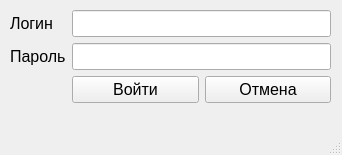
<?xml version="1.0" encoding="UTF-8"?>
<ui version="4.0">
 <class>MainWindow</class>
 <widget class="QMainWindow" name="MainWindow">
  <property name="geometry">
   <rect>
    <x>0</x>
    <y>0</y>
    <width>342</width>
    <height>155</height>
   </rect>
  </property>
  <property name="windowTitle">
   <string>MainWindow</string>
  </property>
  <widget class="QWidget" name="centralwidget">
   <widget class="QWidget" name="formLayoutWidget_2">
    <property name="geometry">
     <rect>
      <x>10</x>
      <y>10</y>
      <width>321</width>
      <height>93</height>
     </rect>
    </property>
    <layout class="QFormLayout" name="formLayout_2">
     <item row="0" column="0">
      <widget class="QLabel" name="label">
       <property name="font">
        <font>
         <pointsize>12</pointsize>
        </font>
       </property>
       <property name="text">
        <string>&lt;html&gt;&lt;head/&gt;&lt;body&gt;&lt;p&gt;&lt;span style=&quot; font-size:12pt;&quot;&gt;Логин&lt;/span&gt;&lt;/p&gt;&lt;/body&gt;&lt;/html&gt;</string>
       </property>
      </widget>
     </item>
     <item row="0" column="1">
      <widget class="QLineEdit" name="LoginLine">
       <property name="font">
        <font>
         <pointsize>12</pointsize>
        </font>
       </property>
      </widget>
     </item>
     <item row="1" column="1">
      <widget class="QLineEdit" name="PasswordLine">
       <property name="font">
        <font>
         <pointsize>12</pointsize>
        </font>
       </property>
      </widget>
     </item>
     <item row="1" column="0">
      <widget class="QLabel" name="label_2">
       <property name="font">
        <font>
         <pointsize>12</pointsize>
        </font>
       </property>
       <property name="text">
        <string>&lt;html&gt;&lt;head/&gt;&lt;body&gt;&lt;p&gt;&lt;span style=&quot; font-size:12pt;&quot;&gt;Пароль&lt;/span&gt;&lt;/p&gt;&lt;/body&gt;&lt;/html&gt;</string>
       </property>
      </widget>
     </item>
     <item row="2" column="1">
      <layout class="QHBoxLayout" name="horizontalLayout">
       <item>
        <widget class="QPushButton" name="ComeInBtn">
         <property name="font">
          <font>
           <pointsize>12</pointsize>
          </font>
         </property>
         <property name="text">
          <string>Войти</string>
         </property>
        </widget>
       </item>
       <item>
        <widget class="QPushButton" name="CancelBtn">
         <property name="font">
          <font>
           <pointsize>12</pointsize>
          </font>
         </property>
         <property name="text">
          <string>Отмена</string>
         </property>
        </widget>
       </item>
      </layout>
     </item>
    </layout>
   </widget>
  </widget>
  <widget class="QMenuBar" name="menubar">
   <property name="geometry">
    <rect>
     <x>0</x>
     <y>0</y>
     <width>342</width>
     <height>21</height>
    </rect>
   </property>
  </widget>
  <widget class="QStatusBar" name="statusBar">
   <property name="font">
    <font>
     <pointsize>12</pointsize>
    </font>
   </property>
  </widget>
 </widget>
 <resources/>
 <connections/>
</ui>
